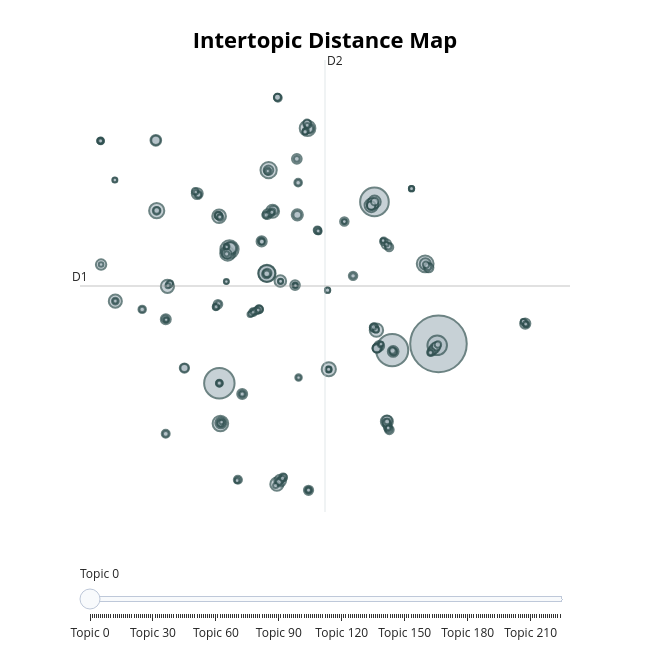

Notebook code for this chart:
### Code cell
topic_model.visualize_topics()

### Figure 1 — Plotly figure (JSON) as saved in the notebook; plotly's stock layout.template omitted (floating-point values rounded to 4 significant figures; data arrays with more than 128 entries replaced by an {"elided": "..."} marker saying what was removed)
{"data": [{"customdata": {"elided": "225x3 mixed values"}, "hovertemplate": "<b>Topic %{customdata[0]}</b><br>%{customdata[1]}<br>Size: %{customdata[2]}", "legendgroup": "", "marker": {"color": "#B0BEC5", "line": {"color": "DarkSlateGrey", "width": 2}, "size": {"elided": "225 int values"}, "sizemode": "area", "sizeref": 1.144, "symbol": "circle"}, "mode": "markers", "name": "", "orientation": "v", "showlegend": false, "type": "scatter", "x": {"elided": "225 float values"}, "xaxis": "x", "y": {"elided": "225 float values"}, "yaxis": "y"}], "layout": {"annotations": [{"showarrow": false, "text": "D1", "x": -13.49, "y": 4.89, "yshift": 10}, {"showarrow": false, "text": "D2", "x": 8.027, "xshift": 10, "y": 23.33}], "height": 650, "hoverlabel": {"bgcolor": "white", "font": {"family": "Rockwell", "size": 16}}, "legend": {"itemsizing": "constant", "tracegroupgap": 0}, "margin": {"t": 60}, "shapes": [{"line": {"color": "#CFD8DC", "width": 2}, "type": "line", "x0": 8.027, "x1": 8.027, "y0": -13.55, "y1": 23.33}, {"line": {"color": "#9E9E9E", "width": 2}, "type": "line", "x0": -13.49, "x1": 29.55, "y0": 4.89, "y1": 4.89}], "sliders": [{"active": 0, "pad": {"t": 50}, "steps": [{"args": [{"marker.color": {"elided": "1x225 str values"}}], "label": "Topic 0", "method": "update"}, {"args": [{"marker.color": {"elided": "1x225 str values"}}], "label": "Topic 1", "method": "update"}, {"args": [{"marker.color": {"elided": "1x225 str values"}}], "label": "Topic 2", "method": "update"}, {"args": [{"marker.color": {"elided": "1x225 str values"}}], "label": "Topic 3", "method": "update"}, {"args": [{"marker.color": {"elided": "1x225 str values"}}], "label": "Topic 4", "method": "update"}, {"args": [{"marker.color": {"elided": "1x225 str values"}}], "label": "Topic 5", "method": "update"}, {"args": [{"marker.color": {"elided": "1x225 str values"}}], "label": "Topic 6", "method": "update"}, {"args": [{"marker.color": {"elided": "1x225 str values"}}], "label": "Topic 7", "method": "update"}, {"args": [{"marker.color": {"elided": "1x225 str values"}}], "label": "Topic 8", "method": "update"}, {"args": [{"marker.color": {"elided": "1x225 str values"}}], "label": "Topic 9", "method": "update"}, {"args": [{"marker.color": {"elided": "1x225 str values"}}], "label": "Topic 10", "method": "update"}, {"args": [{"marker.color": {"elided": "1x225 str values"}}], "label": "Topic 11", "method": "update"}, {"args": [{"marker.color": {"elided": "1x225 str values"}}], "label": "Topic 12", "method": "update"}, {"args": [{"marker.color": {"elided": "1x225 str values"}}], "label": "Topic 13", "method": "update"}, {"args": [{"marker.color": {"elided": "1x225 str values"}}], "label": "Topic 14", "method": "update"}, {"args": [{"marker.color": {"elided": "1x225 str values"}}], "label": "Topic 15", "method": "update"}, {"args": [{"marker.color": {"elided": "1x225 str values"}}], "label": "Topic 16", "method": "update"}, {"args": [{"marker.color": {"elided": "1x225 str values"}}], "label": "Topic 17", "method": "update"}, {"args": [{"marker.color": {"elided": "1x225 str values"}}], "label": "Topic 18", "method": "update"}, {"args": [{"marker.color": {"elided": "1x225 str values"}}], "label": "Topic 19", "method": "update"}, {"args": [{"marker.color": {"elided": "1x225 str values"}}], "label": "Topic 20", "method": "update"}, {"args": [{"marker.color": {"elided": "1x225 str values"}}], "label": "Topic 21", "method": "update"}, {"args": [{"marker.color": {"elided": "1x225 str values"}}], "label": "Topic 22", "method": "update"}, {"args": [{"marker.color": {"elided": "1x225 str values"}}], "label": "Topic 23", "method": "update"}, {"args": [{"marker.color": {"elided": "1x225 str values"}}], "label": "Topic 24", "method": "update"}, {"args": [{"marker.color": {"elided": "1x225 str values"}}], "label": "Topic 25", "method": "update"}, {"args": [{"marker.color": {"elided": "1x225 str values"}}], "label": "Topic 26", "method": "update"}, {"args": [{"marker.color": {"elided": "1x225 str values"}}], "label": "Topic 27", "method": "update"}, {"args": [{"marker.color": {"elided": "1x225 str values"}}], "label": "Topic 28", "method": "update"}, {"args": [{"marker.color": {"elided": "1x225 str values"}}], "label": "Topic 29", "method": "update"}, {"args": [{"marker.color": {"elided": "1x225 str values"}}], "label": "Topic 30", "method": "update"}, {"args": [{"marker.color": {"elided": "1x225 str values"}}], "label": "Topic 31", "method": "update"}, {"args": [{"marker.color": {"elided": "1x225 str values"}}], "label": "Topic 32", "method": "update"}, {"args": [{"marker.color": {"elided": "1x225 str values"}}], "label": "Topic 33", "method": "update"}, {"args": [{"marker.color": {"elided": "1x225 str values"}}], "label": "Topic 34", "method": "update"}, {"args": [{"marker.color": {"elided": "1x225 str values"}}], "label": "Topic 35", "method": "update"}, {"args": [{"marker.color": {"elided": "1x225 str values"}}], "label": "Topic 36", "method": "update"}, {"args": [{"marker.color": {"elided": "1x225 str values"}}], "label": "Topic 37", "method": "update"}, {"args": [{"marker.color": {"elided": "1x225 str values"}}], "label": "Topic 38", "method": "update"}, {"args": [{"marker.color": {"elided": "1x225 str values"}}], "label": "Topic 39", "method": "update"}, {"args": [{"marker.color": {"elided": "1x225 str values"}}], "label": "Topic 40", "method": "update"}, {"args": [{"marker.color": {"elided": "1x225 str values"}}], "label": "Topic 41", "method": "update"}, {"args": [{"marker.color": {"elided": "1x225 str values"}}], "label": "Topic 42", "method": "update"}, {"args": [{"marker.color": {"elided": "1x225 str values"}}], "label": "Topic 43", "method": "update"}, {"args": [{"marker.color": {"elided": "1x225 str values"}}], "label": "Topic 44", "method": "update"}, {"args": [{"marker.color": {"elided": "1x225 str values"}}], "label": "Topic 45", "method": "update"}, {"args": [{"marker.color": {"elided": "1x225 str values"}}], "label": "Topic 46", "method": "update"}, {"args": [{"marker.color": {"elided": "1x225 str values"}}], "label": "Topic 47", "method": "update"}, {"args": [{"marker.color": {"elided": "1x225 str values"}}], "label": "Topic 48", "method": "update"}, {"args": [{"marker.color": {"elided": "1x225 str values"}}], "label": "Topic 49", "method": "update"}, {"args": [{"marker.color": {"elided": "1x225 str values"}}], "label": "Topic 50", "method": "update"}, {"args": [{"marker.color": {"elided": "1x225 str values"}}], "label": "Topic 51", "method": "update"}, {"args": [{"marker.color": {"elided": "1x225 str values"}}], "label": "Topic 52", "method": "update"}, {"args": [{"marker.color": {"elided": "1x225 str values"}}], "label": "Topic 53", "method": "update"}, {"args": [{"marker.color": {"elided": "1x225 str values"}}], "label": "Topic 54", "method": "update"}, {"args": [{"marker.color": {"elided": "1x225 str values"}}], "label": "Topic 55", "method": "update"}, {"args": [{"marker.color": {"elided": "1x225 str values"}}], "label": "Topic 56", "method": "update"}, {"args": [{"marker.color": {"elided": "1x225 str values"}}], "label": "Topic 57", "method": "update"}, {"args": [{"marker.color": {"elided": "1x225 str values"}}], "label": "Topic 58", "method": "update"}, {"args": [{"marker.color": {"elided": "1x225 str values"}}], "label": "Topic 59", "method": "update"}, {"args": [{"marker.color": {"elided": "1x225 str values"}}], "label": "Topic 60", "method": "update"}, {"args": [{"marker.color": {"elided": "1x225 str values"}}], "label": "Topic 61", "method": "update"}, {"args": [{"marker.color": {"elided": "1x225 str values"}}], "label": "Topic 62", "method": "update"}, {"args": [{"marker.color": {"elided": "1x225 str values"}}], "label": "Topic 63", "method": "update"}, {"args": [{"marker.color": {"elided": "1x225 str values"}}], "label": "Topic 64", "method": "update"}, {"args": [{"marker.color": {"elided": "1x225 str values"}}], "label": "Topic 65", "method": "update"}, {"args": [{"marker.color": {"elided": "1x225 str values"}}], "label": "Topic 66", "method": "update"}, {"args": [{"marker.color": {"elided": "1x225 str values"}}], "label": "Topic 67", "method": "update"}, {"args": [{"marker.color": {"elided": "1x225 str values"}}], "label": "Topic 68", "method": "update"}, {"args": [{"marker.color": {"elided": "1x225 str values"}}], "label": "Topic 69", "method": "update"}, {"args": [{"marker.color": {"elided": "1x225 str values"}}], "label": "Topic 70", "method": "update"}, {"args": [{"marker.color": {"elided": "1x225 str values"}}], "label": "Topic 71", "method": "update"}, {"args": [{"marker.color": {"elided": "1x225 str values"}}], "label": "Topic 72", "method": "update"}, {"args": [{"marker.color": {"elided": "1x225 str values"}}], "label": "Topic 73", "method": "update"}, {"args": [{"marker.color": {"elided": "1x225 str values"}}], "label": "Topic 74", "method": "update"}, {"args": [{"marker.color": {"elided": "1x225 str values"}}], "label": "Topic 75", "method": "update"}, {"args": [{"marker.color": {"elided": "1x225 str values"}}], "label": "Topic 76", "method": "update"}, {"args": [{"marker.color": {"elided": "1x225 str values"}}], "label": "Topic 77", "method": "update"}, {"args": [{"marker.color": {"elided": "1x225 str values"}}], "label": "Topic 78", "method": "update"}, {"args": [{"marker.color": {"elided": "1x225 str values"}}], "label": "Topic 79", "method": "update"}, {"args": [{"marker.color": {"elided": "1x225 str values"}}], "label": "Topic 80", "method": "update"}, {"args": [{"marker.color": {"elided": "1x225 str values"}}], "label": "Topic 81", "method": "update"}, {"args": [{"marker.color": {"elided": "1x225 str values"}}], "label": "Topic 82", "method": "update"}, {"args": [{"marker.color": {"elided": "1x225 str values"}}], "label": "Topic 83", "method": "update"}, {"args": [{"marker.color": {"elided": "1x225 str values"}}], "label": "Topic 84", "method": "update"}, {"args": [{"marker.color": {"elided": "1x225 str values"}}], "label": "Topic 85", "method": "update"}, {"args": [{"marker.color": {"elided": "1x225 str values"}}], "label": "Topic 86", "method": "update"}, {"args": [{"marker.color": {"elided": "1x225 str values"}}], "label": "Topic 87", "method": "update"}, {"args": [{"marker.color": {"elided": "1x225 str values"}}], "label": "Topic 88", "method": "update"}, {"args": [{"marker.color": {"elided": "1x225 str values"}}], "label": "Topic 89", "method": "update"}, {"args": [{"marker.color": {"elided": "1x225 str values"}}], "label": "Topic 90", "method": "update"}, {"args": [{"marker.color": {"elided": "1x225 str values"}}], "label": "Topic 91", "method": "update"}, {"args": [{"marker.color": {"elided": "1x225 str values"}}], "label": "Topic 92", "method": "update"}, {"args": [{"marker.color": {"elided": "1x225 str values"}}], "label": "Topic 93", "method": "update"}, {"args": [{"marker.color": {"elided": "1x225 str values"}}], "label": "Topic 94", "method": "update"}, {"args": [{"marker.color": {"elided": "1x225 str values"}}], "label": "Topic 95", "method": "update"}, {"args": [{"marker.color": {"elided": "1x225 str values"}}], "label": "Topic 96", "method": "update"}, {"args": [{"marker.color": {"elided": "1x225 str values"}}], "label": "Topic 97", "method": "update"}, {"args": [{"marker.color": {"elided": "1x225 str values"}}], "label": "Topic 98", "method": "update"}, {"args": [{"marker.color": {"elided": "1x225 str values"}}], "label": "Topic 99", "method": "update"}, {"args": [{"marker.color": {"elided": "1x225 str values"}}], "label": "Topic 100", "method": "update"}, {"args": [{"marker.color": {"elided": "1x225 str values"}}], "label": "Topic 101", "method": "update"}, {"args": [{"marker.color": {"elided": "1x225 str values"}}], "label": "Topic 102", "method": "update"}, {"args": [{"marker.color": {"elided": "1x225 str values"}}], "label": "Topic 103", "method": "update"}, {"args": [{"marker.color": {"elided": "1x225 str values"}}], "label": "Topic 104", "method": "update"}, {"args": [{"marker.color": {"elided": "1x225 str values"}}], "label": "Topic 105", "method": "update"}, {"args": [{"marker.color": {"elided": "1x225 str values"}}], "label": "Topic 106", "method": "update"}, {"args": [{"marker.color": {"elided": "1x225 str values"}}], "label": "Topic 107", "method": "update"}, {"args": [{"marker.color": {"elided": "1x225 str values"}}], "label": "Topic 108", "method": "update"}, {"args": [{"marker.color": {"elided": "1x225 str values"}}], "label": "Topic 109", "method": "update"}, {"args": [{"marker.color": {"elided": "1x225 str values"}}], "label": "Topic 110", "method": "update"}, {"args": [{"marker.color": {"elided": "1x225 str values"}}], "label": "Topic 111", "method": "update"}, {"args": [{"marker.color": {"elided": "1x225 str values"}}], "label": "Topic 112", "method": "update"}, {"args": [{"marker.color": {"elided": "1x225 str values"}}], "label": "Topic 113", "method": "update"}, {"args": [{"marker.color": {"elided": "1x225 str values"}}], "label": "Topic 114", "method": "update"}, {"args": [{"marker.color": {"elided": "1x225 str values"}}], "label": "Topic 115", "method": "update"}, {"args": [{"marker.color": {"elided": "1x225 str values"}}], "label": "Topic 116", "method": "update"}, {"args": [{"marker.color": {"elided": "1x225 str values"}}], "label": "Topic 117", "method": "update"}, {"args": [{"marker.color": {"elided": "1x225 str values"}}], "label": "Topic 118", "method": "update"}, {"args": [{"marker.color": {"elided": "1x225 str values"}}], "label": "Topic 119", "method": "update"}, {"args": [{"marker.color": {"elided": "1x225 str values"}}], "label": "Topic 120", "method": "update"}, {"args": [{"marker.color": {"elided": "1x225 str values"}}], "label": "Topic 121", "method": "update"}, {"args": [{"marker.color": {"elided": "1x225 str values"}}], "label": "Topic 122", "method": "update"}, {"args": [{"marker.color": {"elided": "1x225 str values"}}], "label": "Topic 123", "method": "update"}, {"args": [{"marker.color": {"elided": "1x225 str values"}}], "label": "Topic 124", "method": "update"}, {"args": [{"marker.color": {"elided": "1x225 str values"}}], "label": "Topic 125", "method": "update"}, {"args": [{"marker.color": {"elided": "1x225 str values"}}], "label": "Topic 126", "method": "update"}, {"args": [{"marker.color": {"elided": "1x225 str values"}}], "label": "Topic 127", "method": "update"}, {"args": [{"marker.color": {"elided": "1x225 str values"}}], "label": "Topic 128", "method": "update"}, {"args": [{"marker.color": {"elided": "1x225 str values"}}], "label": "Topic 129", "method": "update"}, {"args": [{"marker.color": {"elided": "1x225 str values"}}], "label": "Topic 130", "method": "update"}, {"args": [{"marker.color": {"elided": "1x225 str values"}}], "label": "Topic 131", "method": "update"}, {"args": [{"marker.color": {"elided": "1x225 str values"}}], "label": "Topic 132", "method": "update"}, {"args": [{"marker.color": {"elided": "1x225 str values"}}], "label": "Topic 133", "method": "update"}, {"args": [{"marker.color": {"elided": "1x225 str values"}}], "label": "Topic 134", "method": "update"}, {"args": [{"marker.color": {"elided": "1x225 str values"}}], "label": "Topic 135", "method": "update"}, {"args": [{"marker.color": {"elided": "1x225 str values"}}], "label": "Topic 136", "method": "update"}, {"args": [{"marker.color": {"elided": "1x225 str values"}}], "label": "Topic 137", "method": "update"}, {"args": [{"marker.color": {"elided": "1x225 str values"}}], "label": "Topic 138", "method": "update"}, {"args": [{"marker.color": {"elided": "1x225 str values"}}], "label": "Topic 139", "method": "update"}, {"args": [{"marker.color": {"elided": "1x225 str values"}}], "label": "Topic 140", "method": "update"}, {"args": [{"marker.color": {"elided": "1x225 str values"}}], "label": "Topic 141", "method": "update"}, {"args": [{"marker.color": {"elided": "1x225 str values"}}], "label": "Topic 142", "method": "update"}, {"args": [{"marker.color": {"elided": "1x225 str values"}}], "label": "Topic 143", "method": "update"}, {"args": [{"marker.color": {"elided": "1x225 str values"}}], "label": "Topic 144", "method": "update"}, {"args": [{"marker.color": {"elided": "1x225 str values"}}], "label": "Topic 145", "method": "update"}, {"args": [{"marker.color": {"elided": "1x225 str values"}}], "label": "Topic 146", "method": "update"}, {"args": [{"marker.color": {"elided": "1x225 str values"}}], "label": "Topic 147", "method": "update"}, {"args": [{"marker.color": {"elided": "1x225 str values"}}], "label": "Topic 148", "method": "update"}, {"args": [{"marker.color": {"elided": "1x225 str values"}}], "label": "Topic 149", "method": "update"}, {"args": [{"marker.color": {"elided": "1x225 str values"}}], "label": "Topic 150", "method": "update"}, {"args": [{"marker.color": {"elided": "1x225 str values"}}], "label": "Topic 151", "method": "update"}, {"args": [{"marker.color": {"elided": "1x225 str values"}}], "label": "Topic 152", "method": "update"}, {"args": [{"marker.color": {"elided": "1x225 str values"}}], "label": "Topic 153", "method": "update"}, {"args": [{"marker.color": {"elided": "1x225 str values"}}], "label": "Topic 154", "method": "update"}, {"args": [{"marker.color": {"elided": "1x225 str values"}}], "label": "Topic 155", "method": "update"}, {"args": [{"marker.color": {"elided": "1x225 str values"}}], "label": "Topic 156", "method": "update"}, {"args": [{"marker.color": {"elided": "1x225 str values"}}], "label": "Topic 157", "method": "update"}, {"args": [{"marker.color": {"elided": "1x225 str values"}}], "label": "Topic 158", "method": "update"}, {"args": [{"marker.color": {"elided": "1x225 str values"}}], "label": "Topic 159", "method": "update"}, {"args": [{"marker.color": {"elided": "1x225 str values"}}], "label": "Topic 160", "method": "update"}, {"args": [{"marker.color": {"elided": "1x225 str values"}}], "label": "Topic 161", "method": "update"}, {"args": [{"marker.color": {"elided": "1x225 str values"}}], "label": "Topic 162", "method": "update"}, {"args": [{"marker.color": {"elided": "1x225 str values"}}], "label": "Topic 163", "method": "update"}, {"args": [{"marker.color": {"elided": "1x225 str values"}}], "label": "Topic 164", "method": "update"}, {"args": [{"marker.color": {"elided": "1x225 str values"}}], "label": "Topic 165", "method": "update"}, {"args": [{"marker.color": {"elided": "1x225 str values"}}], "label": "Topic 166", "method": "update"}, {"args": [{"marker.color": {"elided": "1x225 str values"}}], "label": "Topic 167", "method": "update"}, {"args": [{"marker.color": {"elided": "1x225 str values"}}], "label": "Topic 168", "method": "update"}, {"args": [{"marker.color": {"elided": "1x225 str values"}}], "label": "Topic 169", "method": "update"}, {"args": [{"marker.color": {"elided": "1x225 str values"}}], "label": "Topic 170", "method": "update"}, {"args": [{"marker.color": {"elided": "1x225 str values"}}], "label": "Topic 171", "method": "update"}, {"args": [{"marker.color": {"elided": "1x225 str values"}}], "label": "Topic 172", "method": "update"}, {"args": [{"marker.color": {"elided": "1x225 str values"}}], "label": "Topic 173", "method": "update"}, {"args": [{"marker.color": {"elided": "1x225 str values"}}], "label": "Topic 174", "method": "update"}, {"args": [{"marker.color": {"elided": "1x225 str values"}}], "label": "Topic 175", "method": "update"}, {"args": [{"marker.color": {"elided": "1x225 str values"}}], "label": "Topic 176", "method": "update"}, {"args": [{"marker.color": {"elided": "1x225 str values"}}], "label": "Topic 177", "method": "update"}, {"args": [{"marker.color": {"elided": "1x225 str values"}}], "label": "Topic 178", "method": "update"}, {"args": [{"marker.color": {"elided": "1x225 str values"}}], "label": "Topic 179", "method": "update"}, {"args": [{"marker.color": {"elided": "1x225 str values"}}], "label": "Topic 180", "method": "update"}, {"args": [{"marker.color": {"elided": "1x225 str values"}}], "label": "Topic 181", "method": "update"}, {"args": [{"marker.color": {"elided": "1x225 str values"}}], "label": "Topic 182", "method": "update"}, {"args": [{"marker.color": {"elided": "1x225 str values"}}], "label": "Topic 183", "method": "update"}, {"args": [{"marker.color": {"elided": "1x225 str values"}}], "label": "Topic 184", "method": "update"}, {"args": [{"marker.color": {"elided": "1x225 str values"}}], "label": "Topic 185", "method": "update"}, {"args": [{"marker.color": {"elided": "1x225 str values"}}], "label": "Topic 186", "method": "update"}, {"args": [{"marker.color": {"elided": "1x225 str values"}}], "label": "Topic 187", "method": "update"}, {"args": [{"marker.color": {"elided": "1x225 str values"}}], "label": "Topic 188", "method": "update"}, {"args": [{"marker.color": {"elided": "1x225 str values"}}], "label": "Topic 189", "method": "update"}, {"args": [{"marker.color": {"elided": "1x225 str values"}}], "label": "Topic 190", "method": "update"}, {"args": [{"marker.color": {"elided": "1x225 str values"}}], "label": "Topic 191", "method": "update"}, {"args": [{"marker.color": {"elided": "1x225 str values"}}], "label": "Topic 192", "method": "update"}, {"args": [{"marker.color": {"elided": "1x225 str values"}}], "label": "Topic 193", "method": "update"}, {"args": [{"marker.color": {"elided": "1x225 str values"}}], "label": "Topic 194", "method": "update"}, {"args": [{"marker.color": {"elided": "1x225 str values"}}], "label": "Topic 195", "method": "update"}, {"args": [{"marker.color": {"elided": "1x225 str values"}}], "label": "Topic 196", "method": "update"}, {"args": [{"marker.color": {"elided": "1x225 str values"}}], "label": "Topic 197", "method": "update"}, {"args": [{"marker.color": {"elided": "1x225 str values"}}], "label": "Topic 198", "method": "update"}, {"args": [{"marker.color": {"elided": "1x225 str values"}}], "label": "Topic 199", "method": "update"}, {"args": [{"marker.color": {"elided": "1x225 str values"}}], "label": "Topic 200", "method": "update"}, {"args": [{"marker.color": {"elided": "1x225 str values"}}], "label": "Topic 201", "method": "update"}, {"args": [{"marker.color": {"elided": "1x225 str values"}}], "label": "Topic 202", "method": "update"}, {"args": [{"marker.color": {"elided": "1x225 str values"}}], "label": "Topic 203", "method": "update"}, {"args": [{"marker.color": {"elided": "1x225 str values"}}], "label": "Topic 204", "method": "update"}, {"args": [{"marker.color": {"elided": "1x225 str values"}}], "label": "Topic 205", "method": "update"}, {"args": [{"marker.color": {"elided": "1x225 str values"}}], "label": "Topic 206", "method": "update"}, {"args": [{"marker.color": {"elided": "1x225 str values"}}], "label": "Topic 207", "method": "update"}, {"args": [{"marker.color": {"elided": "1x225 str values"}}], "label": "Topic 208", "method": "update"}, {"args": [{"marker.color": {"elided": "1x225 str values"}}], "label": "Topic 209", "method": "update"}, {"args": [{"marker.color": {"elided": "1x225 str values"}}], "label": "Topic 210", "method": "update"}, {"args": [{"marker.color": {"elided": "1x225 str values"}}], "label": "Topic 211", "method": "update"}, {"args": [{"marker.color": {"elided": "1x225 str values"}}], "label": "Topic 212", "method": "update"}, {"args": [{"marker.color": {"elided": "1x225 str values"}}], "label": "Topic 213", "method": "update"}, {"args": [{"marker.color": {"elided": "1x225 str values"}}], "label": "Topic 214", "method": "update"}, {"args": [{"marker.color": {"elided": "1x225 str values"}}], "label": "Topic 215", "method": "update"}, {"args": [{"marker.color": {"elided": "1x225 str values"}}], "label": "Topic 216", "method": "update"}, {"args": [{"marker.color": {"elided": "1x225 str values"}}], "label": "Topic 217", "method": "update"}, {"args": [{"marker.color": {"elided": "1x225 str values"}}], "label": "Topic 218", "method": "update"}, {"args": [{"marker.color": {"elided": "1x225 str values"}}], "label": "Topic 219", "method": "update"}, {"args": [{"marker.color": {"elided": "1x225 str values"}}], "label": "Topic 220", "method": "update"}, {"args": [{"marker.color": {"elided": "1x225 str values"}}], "label": "Topic 221", "method": "update"}, {"args": [{"marker.color": {"elided": "1x225 str values"}}], "label": "Topic 222", "method": "update"}, {"args": [{"marker.color": {"elided": "1x225 str values"}}], "label": "Topic 223", "method": "update"}, {"args": [{"marker.color": {"elided": "1x225 str values"}}], "label": "Topic 224", "method": "update"}]}], "title": {"font": {"color": "Black", "size": 22}, "text": "<b>Intertopic Distance Map</b>", "x": 0.5, "xanchor": "center", "y": 0.95, "yanchor": "top"}, "width": 650, "xaxis": {"anchor": "y", "domain": [0, 1], "range": [-13.49, 29.55], "title": {"text": ""}, "visible": false}, "yaxis": {"anchor": "x", "domain": [0, 1], "range": [-13.55, 23.33], "title": {"text": ""}, "visible": false}}}
